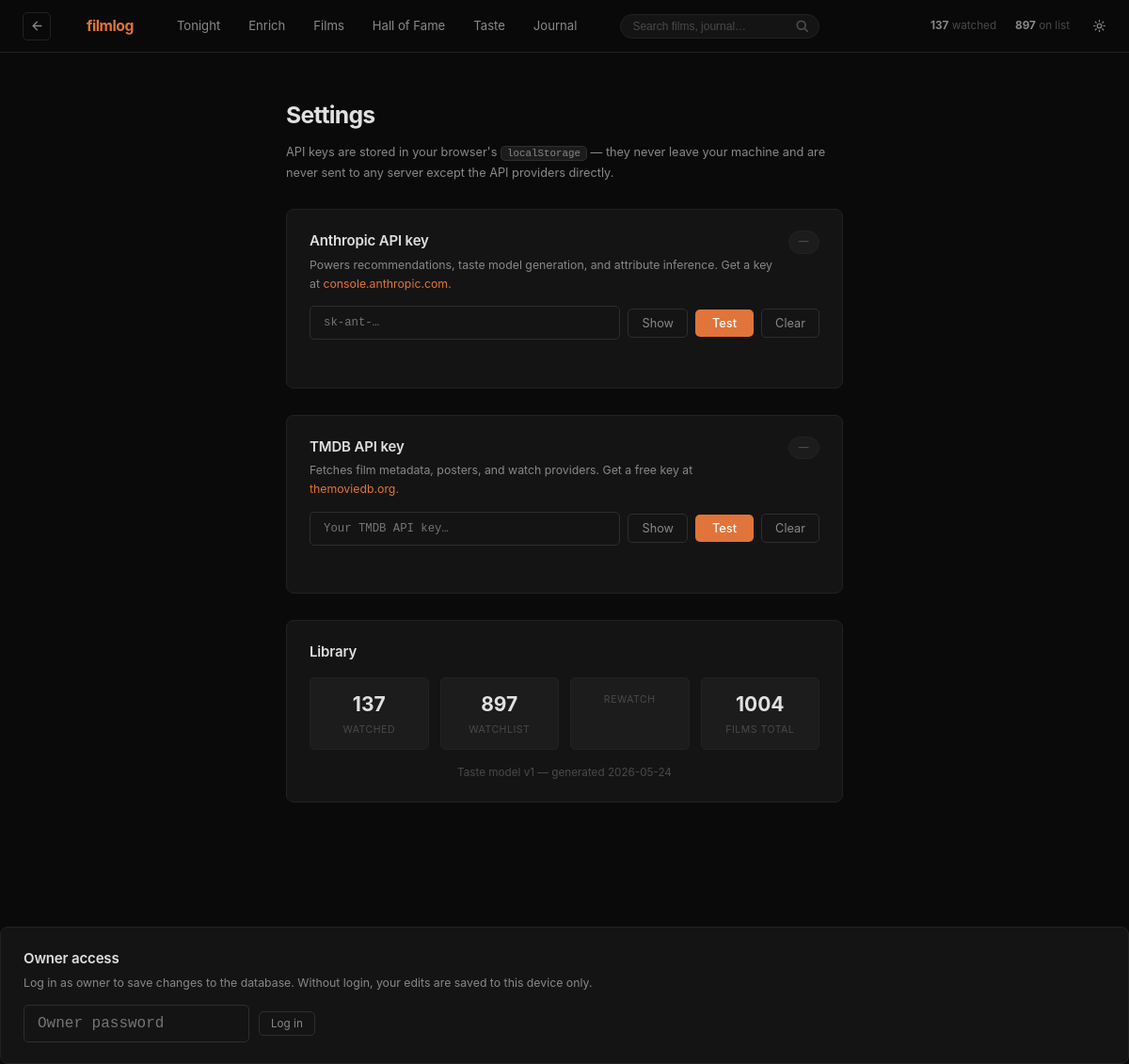
The page /settings on the database its author committed.
### tables this page shows
CREATE TABLE taste_model_versions (
    id INTEGER PRIMARY KEY AUTOINCREMENT,
    version_number INTEGER NOT NULL,
    generated_at TEXT NOT NULL,
    model_summary TEXT NOT NULL,
    trigger TEXT CHECK(trigger IN ('manual', '10_films_added', 'user_edit'))
);

### app.py (the view)
@app.route("/settings")
def settings():
    return render_template(
        "settings.html",
        page="settings",
        title="Settings",
        stats=_get_stats(),
    )

### app.py (called while the page is built)
def _is_owner() -> bool:
    if session.get("owner") is True:
        return True
    try:
        header_pwd = request.headers.get("X-Owner-Password", "").strip() if request else ""
        correct = os.getenv("FILMLOG_PASSWORD", "8544")
        if header_pwd and header_pwd == correct:
            session["owner"] = True
            return True
    except Exception:
        pass
    return False

@app.before_request
def _set_visitor_flag():
    from flask import g
    g.visitor_mode = not _is_owner()

@app.context_processor
def _inject_auth():
    return {"is_owner": _is_owner()}

def _get_stats() -> dict:
    try:
        return db.get_library_stats()
    except Exception:
        return {
            "watched": 0,
            "watchlist": 0,
            "rewatch_candidate": 0,
            "total": 0,
            "taste_model_version": None,
        }

    def __call__(self, environ, start_response):
        path = environ.get("PATH_INFO", "")
        for prefix in ["/app.py", "/app", "/api/index.py", "/api/index"]:
            if path == prefix:
                path = "/"
                break
            elif path.startswith(prefix + "/"):
                path = path[len(prefix):]
                break
        if not path or not path.startswith("/"):
            path = "/" + path
        environ["PATH_INFO"] = path
        environ["SCRIPT_NAME"] = ""
        return self.wsgi_app(environ, start_response)

### filmlog/db.py (called while the page is built, shortened)
def get_connection() -> sqlite3.Connection:
    target_path = DB_PATH
    conn = sqlite3.connect(target_path)
    conn.row_factory = sqlite3.Row
    conn.execute("PRAGMA foreign_keys = ON")
    conn.execute("PRAGMA journal_mode = WAL")  # safe for concurrent reads
    return conn

### templates/settings.html (shortened to what this page needs)
{% extends "base.html" %}
{% block content %}
<div class="settings-layout">
  <div class="settings-header">
    <h1 class="settings-title">Settings</h1>
    <p class="settings-subtitle">
      API keys are stored in your browser's <code>localStorage</code> — they
      never leave your machine and are never sent to any server except the API
      providers directly.
    </p>
  </div>
  <div class="settings-card">
    <div class="settings-card-header">
      <div>
        <h2 class="settings-card-title">Anthropic API key</h2>
        <p class="settings-card-desc">
          Powers recommendations, taste model generation, and attribute inference.
          Get a key at <a href="https://console.anthropic.com" target="_blank" rel="noopener">console.anthropic.com</a>.
        </p>
      </div>
      <span id="anthropic-status" class="key-status key-status-unknown">—</span>
    </div>
    <div class="settings-key-row">
      <input type="password" id="anthropic-key" class="form-input settings-key-input"
             placeholder="sk-ant-…" autocomplete="off" spellcheck="false">
      <button class="btn-ghost" onclick="toggleKeyVis('anthropic-key', this)">Show</button>
      <button class="btn-primary" onclick="testKey('anthropic')">Test</button>
      <button class="btn-ghost" onclick="clearKey('anthropic')">Clear</button>
    </div>
    <p id="anthropic-msg" class="settings-key-msg"></p>
  </div>
  <div class="settings-card">
    <div class="settings-card-header">
      <div>
        <h2 class="settings-card-title">TMDB API key</h2>
        <p class="settings-card-desc">
          Fetches film metadata, posters, and watch providers.
          Get a free key at <a href="https://www.themoviedb.org/settings/api" target="_blank" rel="noopener">themoviedb.org</a>.
        </p>
      </div>
      <span id="tmdb-status" class="key-status key-status-unknown">—</span>
    </div>
    <div class="settings-key-row">
      <input type="password" id="tmdb-key" class="form-input settings-key-input"
             placeholder="Your TMDB API key…" autocomplete="off" spellcheck="false">
      <button class="btn-ghost" onclick="toggleKeyVis('tmdb-key', this)">Show</button>
      <button class="btn-primary" onclick="testKey('tmdb')">Test</button>
      <button class="btn-ghost" onclick="clearKey('tmdb')">Clear</button>
    </div>
    <p id="tmdb-msg" class="settings-key-msg"></p>
  </div>
  {% if stats %}
  <div class="settings-card settings-card-info">
    <h2 class="settings-card-title">Library</h2>
    <div class="settings-stats">
      <div class="settings-stat">
        <span class="settings-stat-n">{{ stats.watched }}</span>
        <span class="settings-stat-l">Watched</span>
      </div>
      <div class="settings-stat">
        <span class="settings-stat-n">{{ stats.watchlist }}</span>
        <span class="settings-stat-l">Watchlist</span>
      </div>
      <div class="settings-stat">
        <span class="settings-stat-l">Rewatch</span>
      </div>
      <div class="settings-stat">
        <span class="settings-stat-n">{{ stats.total }}</span>
        <span class="settings-stat-l">Films total</span>
      </div>
    </div>
    {% if stats.taste_model_version %}
    <p class="settings-model-version">
      Taste model v{{ stats.taste_model_version.version_number }}
      — generated {{ stats.taste_model_version.generated_at[:10] }}
    </p>
    {% endif %}
  </div>
  {% endif %}
</div>
  <div class="settings-card" style="margin-top: 32px;">
    <div class="settings-card-header">
      <div>
        <h2 class="settings-card-title">Owner access</h2>
        <p class="settings-card-desc">
          {% if is_owner %}
            You're logged in as the owner. Changes write directly to the database.
          {% else %}
            Log in as owner to save changes to the database. Without login, your edits are saved to this device only.
          {% endif %}
        </p>
      </div>
    </div>
    {% if is_owner %}
    <a href="/logout" class="btn-ghost btn-sm">Log out</a>
    {% else %}
    <form method="POST" action="/login?next=/settings" style="display:flex; gap:10px; align-items:center;">
      <input type="password" name="password" class="form-input settings-key-input"
             placeholder="Owner password" autocomplete="current-password" style="max-width:240px; font-size:16px;">
      <button type="submit" class="btn-ghost btn-sm" style="white-space:nowrap;">Log in</button>
    </form>
    {% endif %}
  </div>
{% endblock %}

### rows shown on the page
taste_model_versions: taste_model_version.version_number "1", taste_model_version "2026-05-24"

### other values the page prints
{{ stats.watched }} "137"
{{ stats.watchlist }} "897"
{{ stats.total }} "1004"
